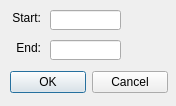
<?xml version="1.0" encoding="UTF-8"?>
<ui version="4.0">
 <class>ExceptionRangeDialog</class>
 <widget class="QDialog" name="ExceptionRangeDialog">
  <property name="geometry">
   <rect>
    <x>0</x>
    <y>0</y>
    <width>176</width>
    <height>106</height>
   </rect>
  </property>
  <property name="windowTitle">
   <string>Range</string>
  </property>
  <widget class="QLineEdit" name="editStart">
   <property name="geometry">
    <rect>
     <x>50</x>
     <y>10</y>
     <width>71</width>
     <height>20</height>
    </rect>
   </property>
   <property name="font">
    <font>
     <family>Courier New</family>
    </font>
   </property>
   <property name="inputMask">
    <string/>
   </property>
   <property name="text">
    <string/>
   </property>
   <property name="maxLength">
    <number>8</number>
   </property>
   <property name="alignment">
    <set>Qt::AlignCenter</set>
   </property>
  </widget>
  <widget class="QLineEdit" name="editEnd">
   <property name="geometry">
    <rect>
     <x>50</x>
     <y>40</y>
     <width>71</width>
     <height>20</height>
    </rect>
   </property>
   <property name="font">
    <font>
     <family>Courier New</family>
    </font>
   </property>
   <property name="inputMask">
    <string/>
   </property>
   <property name="text">
    <string/>
   </property>
   <property name="maxLength">
    <number>8</number>
   </property>
   <property name="alignment">
    <set>Qt::AlignCenter</set>
   </property>
  </widget>
  <widget class="QLabel" name="lblStart">
   <property name="geometry">
    <rect>
     <x>10</x>
     <y>10</y>
     <width>31</width>
     <height>16</height>
    </rect>
   </property>
   <property name="sizePolicy">
    <sizepolicy hsizetype="Fixed" vsizetype="Preferred">
     <horstretch>0</horstretch>
     <verstretch>0</verstretch>
    </sizepolicy>
   </property>
   <property name="text">
    <string>Start:</string>
   </property>
   <property name="alignment">
    <set>Qt::AlignRight|Qt::AlignTrailing|Qt::AlignVCenter</set>
   </property>
  </widget>
  <widget class="QLabel" name="lblEnd">
   <property name="geometry">
    <rect>
     <x>10</x>
     <y>40</y>
     <width>31</width>
     <height>16</height>
    </rect>
   </property>
   <property name="sizePolicy">
    <sizepolicy hsizetype="Fixed" vsizetype="Preferred">
     <horstretch>0</horstretch>
     <verstretch>0</verstretch>
    </sizepolicy>
   </property>
   <property name="text">
    <string>End:</string>
   </property>
   <property name="alignment">
    <set>Qt::AlignRight|Qt::AlignTrailing|Qt::AlignVCenter</set>
   </property>
  </widget>
  <widget class="QWidget" name="layoutWidget">
   <property name="geometry">
    <rect>
     <x>10</x>
     <y>70</y>
     <width>158</width>
     <height>25</height>
    </rect>
   </property>
   <layout class="QHBoxLayout" name="layoutButtons">
    <item>
     <widget class="QPushButton" name="btnOk">
      <property name="text">
       <string>OK</string>
      </property>
      <property name="default">
       <bool>true</bool>
      </property>
     </widget>
    </item>
    <item>
     <widget class="QPushButton" name="btnCancel">
      <property name="text">
       <string>Cancel</string>
      </property>
     </widget>
    </item>
   </layout>
  </widget>
 </widget>
 <resources/>
 <connections>
  <connection>
   <sender>btnCancel</sender>
   <signal>clicked()</signal>
   <receiver>ExceptionRangeDialog</receiver>
   <slot>reject()</slot>
   <hints>
    <hint type="sourcelabel">
     <x>95</x>
     <y>86</y>
    </hint>
    <hint type="destinationlabel">
     <x>96</x>
     <y>64</y>
    </hint>
   </hints>
  </connection>
 </connections>
</ui>
